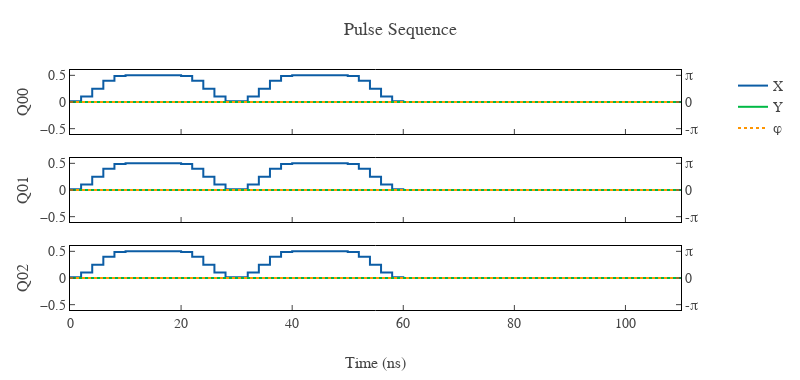

Notebook source saved alongside this figure:
### Code cell
targets = ["Q00", "Q01", "Q02"]

hpi = qx.pulse.FlatTop(
    duration=30,
    amplitude=0.5,
    tau=10,
)
def ltmeas(time: int):
	with qx.PulseSchedule(targets) as ps:
		for target in targets:
			ps.add(target, hpi)
			ps.add(target, hpi)
			ps.add(target, qx.pulse.Blank(time))  # 指定した待ち時間だけ待機
	return ps


ltmeas(50).plot()

### Figure 1 — Plotly figure (JSON) as saved in the notebook; plotly's stock layout.template omitted (floating-point values rounded to 4 significant figures)
{"data": [{"line": {"color": "#0C5DA5", "shape": "hv"}, "mode": "lines", "name": "X", "showlegend": true, "type": "scatter", "x": [0, 2, 4, 6, 8, 10, 12, 14, 16, 18, 20, 22, 24, 26, 28, 30, 32, 34, 36, 38, 40, 42, 44, 46, 48, 50, 52, 54, 56, 58, 60, 62, 64, 66, 68, 70, 72, 74, 76, 78, 80, 82, 84, 86, 88, 90, 92, 94, 96, 98, 100, 102, 104, 106, 108, 110], "xaxis": "x", "y": [0.01224, 0.1031, 0.25, 0.3969, 0.4878, 0.5, 0.5, 0.5, 0.5, 0.5, 0.4878, 0.3969, 0.25, 0.1031, 0.01224, 0.01224, 0.1031, 0.25, 0.3969, 0.4878, 0.5, 0.5, 0.5, 0.5, 0.5, 0.4878, 0.3969, 0.25, 0.1031, 0.01224, 0, 0, 0, 0, 0, 0, 0, 0, 0, 0, 0, 0, 0, 0, 0, 0, 0, 0, 0, 0, 0, 0, 0, 0, 0, 0], "yaxis": "y"}, {"line": {"color": "#00B945", "shape": "hv"}, "mode": "lines", "name": "Y", "showlegend": true, "type": "scatter", "x": [0, 2, 4, 6, 8, 10, 12, 14, 16, 18, 20, 22, 24, 26, 28, 30, 32, 34, 36, 38, 40, 42, 44, 46, 48, 50, 52, 54, 56, 58, 60, 62, 64, 66, 68, 70, 72, 74, 76, 78, 80, 82, 84, 86, 88, 90, 92, 94, 96, 98, 100, 102, 104, 106, 108, 110], "xaxis": "x", "y": [0, 0, 0, 0, 0, 0, 0, 0, 0, 0, 0, 0, 0, 0, 0, 0, 0, 0, 0, 0, 0, 0, 0, 0, 0, 0, 0, 0, 0, 0, 0, 0, 0, 0, 0, 0, 0, 0, 0, 0, 0, 0, 0, 0, 0, 0, 0, 0, 0, 0, 0, 0, 0, 0, 0, 0], "yaxis": "y"}, {"line": {"color": "#FF9500", "dash": "dot", "shape": "hv"}, "mode": "lines", "name": "φ", "showlegend": true, "type": "scatter", "x": [0, 2, 4, 6, 8, 10, 12, 14, 16, 18, 20, 22, 24, 26, 28, 30, 32, 34, 36, 38, 40, 42, 44, 46, 48, 50, 52, 54, 56, 58, 60, 62, 64, 66, 68, 70, 72, 74, 76, 78, 80, 82, 84, 86, 88, 90, 92, 94, 96, 98, 100, 102, 104, 106, 108, 110], "xaxis": "x", "y": [0, 0, 0, 0, 0, 0, 0, 0, 0, 0, 0, 0, 0, 0, 0, 0, 0, 0, 0, 0, 0, 0, 0, 0, 0, 0, 0, 0, 0, 0, 0, 0, 0, 0, 0, 0, 0, 0, 0, 0, 0, 0, 0, 0, 0, 0, 0, 0, 0, 0, 0, 0, 0, 0, 0, 0], "yaxis": "y2"}, {"line": {"color": "#0C5DA5", "shape": "hv"}, "mode": "lines", "name": "X", "showlegend": false, "type": "scatter", "x": [0, 2, 4, 6, 8, 10, 12, 14, 16, 18, 20, 22, 24, 26, 28, 30, 32, 34, 36, 38, 40, 42, 44, 46, 48, 50, 52, 54, 56, 58, 60, 62, 64, 66, 68, 70, 72, 74, 76, 78, 80, 82, 84, 86, 88, 90, 92, 94, 96, 98, 100, 102, 104, 106, 108, 110], "xaxis": "x2", "y": [0.01224, 0.1031, 0.25, 0.3969, 0.4878, 0.5, 0.5, 0.5, 0.5, 0.5, 0.4878, 0.3969, 0.25, 0.1031, 0.01224, 0.01224, 0.1031, 0.25, 0.3969, 0.4878, 0.5, 0.5, 0.5, 0.5, 0.5, 0.4878, 0.3969, 0.25, 0.1031, 0.01224, 0, 0, 0, 0, 0, 0, 0, 0, 0, 0, 0, 0, 0, 0, 0, 0, 0, 0, 0, 0, 0, 0, 0, 0, 0, 0], "yaxis": "y3"}, {"line": {"color": "#00B945", "shape": "hv"}, "mode": "lines", "name": "Y", "showlegend": false, "type": "scatter", "x": [0, 2, 4, 6, 8, 10, 12, 14, 16, 18, 20, 22, 24, 26, 28, 30, 32, 34, 36, 38, 40, 42, 44, 46, 48, 50, 52, 54, 56, 58, 60, 62, 64, 66, 68, 70, 72, 74, 76, 78, 80, 82, 84, 86, 88, 90, 92, 94, 96, 98, 100, 102, 104, 106, 108, 110], "xaxis": "x2", "y": [0, 0, 0, 0, 0, 0, 0, 0, 0, 0, 0, 0, 0, 0, 0, 0, 0, 0, 0, 0, 0, 0, 0, 0, 0, 0, 0, 0, 0, 0, 0, 0, 0, 0, 0, 0, 0, 0, 0, 0, 0, 0, 0, 0, 0, 0, 0, 0, 0, 0, 0, 0, 0, 0, 0, 0], "yaxis": "y3"}, {"line": {"color": "#FF9500", "dash": "dot", "shape": "hv"}, "mode": "lines", "name": "φ", "showlegend": false, "type": "scatter", "x": [0, 2, 4, 6, 8, 10, 12, 14, 16, 18, 20, 22, 24, 26, 28, 30, 32, 34, 36, 38, 40, 42, 44, 46, 48, 50, 52, 54, 56, 58, 60, 62, 64, 66, 68, 70, 72, 74, 76, 78, 80, 82, 84, 86, 88, 90, 92, 94, 96, 98, 100, 102, 104, 106, 108, 110], "xaxis": "x2", "y": [0, 0, 0, 0, 0, 0, 0, 0, 0, 0, 0, 0, 0, 0, 0, 0, 0, 0, 0, 0, 0, 0, 0, 0, 0, 0, 0, 0, 0, 0, 0, 0, 0, 0, 0, 0, 0, 0, 0, 0, 0, 0, 0, 0, 0, 0, 0, 0, 0, 0, 0, 0, 0, 0, 0, 0], "yaxis": "y4"}, {"line": {"color": "#0C5DA5", "shape": "hv"}, "mode": "lines", "name": "X", "showlegend": false, "type": "scatter", "x": [0, 2, 4, 6, 8, 10, 12, 14, 16, 18, 20, 22, 24, 26, 28, 30, 32, 34, 36, 38, 40, 42, 44, 46, 48, 50, 52, 54, 56, 58, 60, 62, 64, 66, 68, 70, 72, 74, 76, 78, 80, 82, 84, 86, 88, 90, 92, 94, 96, 98, 100, 102, 104, 106, 108, 110], "xaxis": "x3", "y": [0.01224, 0.1031, 0.25, 0.3969, 0.4878, 0.5, 0.5, 0.5, 0.5, 0.5, 0.4878, 0.3969, 0.25, 0.1031, 0.01224, 0.01224, 0.1031, 0.25, 0.3969, 0.4878, 0.5, 0.5, 0.5, 0.5, 0.5, 0.4878, 0.3969, 0.25, 0.1031, 0.01224, 0, 0, 0, 0, 0, 0, 0, 0, 0, 0, 0, 0, 0, 0, 0, 0, 0, 0, 0, 0, 0, 0, 0, 0, 0, 0], "yaxis": "y5"}, {"line": {"color": "#00B945", "shape": "hv"}, "mode": "lines", "name": "Y", "showlegend": false, "type": "scatter", "x": [0, 2, 4, 6, 8, 10, 12, 14, 16, 18, 20, 22, 24, 26, 28, 30, 32, 34, 36, 38, 40, 42, 44, 46, 48, 50, 52, 54, 56, 58, 60, 62, 64, 66, 68, 70, 72, 74, 76, 78, 80, 82, 84, 86, 88, 90, 92, 94, 96, 98, 100, 102, 104, 106, 108, 110], "xaxis": "x3", "y": [0, 0, 0, 0, 0, 0, 0, 0, 0, 0, 0, 0, 0, 0, 0, 0, 0, 0, 0, 0, 0, 0, 0, 0, 0, 0, 0, 0, 0, 0, 0, 0, 0, 0, 0, 0, 0, 0, 0, 0, 0, 0, 0, 0, 0, 0, 0, 0, 0, 0, 0, 0, 0, 0, 0, 0], "yaxis": "y5"}, {"line": {"color": "#FF9500", "dash": "dot", "shape": "hv"}, "mode": "lines", "name": "φ", "showlegend": false, "type": "scatter", "x": [0, 2, 4, 6, 8, 10, 12, 14, 16, 18, 20, 22, 24, 26, 28, 30, 32, 34, 36, 38, 40, 42, 44, 46, 48, 50, 52, 54, 56, 58, 60, 62, 64, 66, 68, 70, 72, 74, 76, 78, 80, 82, 84, 86, 88, 90, 92, 94, 96, 98, 100, 102, 104, 106, 108, 110], "xaxis": "x3", "y": [0, 0, 0, 0, 0, 0, 0, 0, 0, 0, 0, 0, 0, 0, 0, 0, 0, 0, 0, 0, 0, 0, 0, 0, 0, 0, 0, 0, 0, 0, 0, 0, 0, 0, 0, 0, 0, 0, 0, 0, 0, 0, 0, 0, 0, 0, 0, 0, 0, 0, 0, 0, 0, 0, 0, 0], "yaxis": "y6"}], "layout": {"height": 380, "title": {"text": "Pulse Sequence"}, "width": 800, "xaxis": {"anchor": "y", "domain": [0, 0.94], "matches": "x3", "showticklabels": false}, "xaxis2": {"anchor": "y3", "domain": [0, 0.94], "matches": "x3", "showticklabels": false}, "xaxis3": {"anchor": "y5", "domain": [0, 0.94], "title": {"text": "Time (ns)"}}, "yaxis": {"anchor": "x", "domain": [0.7333, 1], "range": [-0.6, 0.6], "title": {"text": "Q00"}}, "yaxis2": {"anchor": "x", "overlaying": "y", "range": [-3.77, 3.77], "side": "right", "ticktext": ["-π", "0", "π"], "tickvals": [-3.142, 0, 3.142]}, "yaxis3": {"anchor": "x2", "domain": [0.3667, 0.6333], "range": [-0.6, 0.6], "title": {"text": "Q01"}}, "yaxis4": {"anchor": "x2", "overlaying": "y3", "range": [-3.77, 3.77], "side": "right", "ticktext": ["-π", "0", "π"], "tickvals": [-3.142, 0, 3.142]}, "yaxis5": {"anchor": "x3", "domain": [0, 0.2667], "range": [-0.6, 0.6], "title": {"text": "Q02"}}, "yaxis6": {"anchor": "x3", "overlaying": "y5", "range": [-3.77, 3.77], "side": "right", "ticktext": ["-π", "0", "π"], "tickvals": [-3.142, 0, 3.142]}}}
